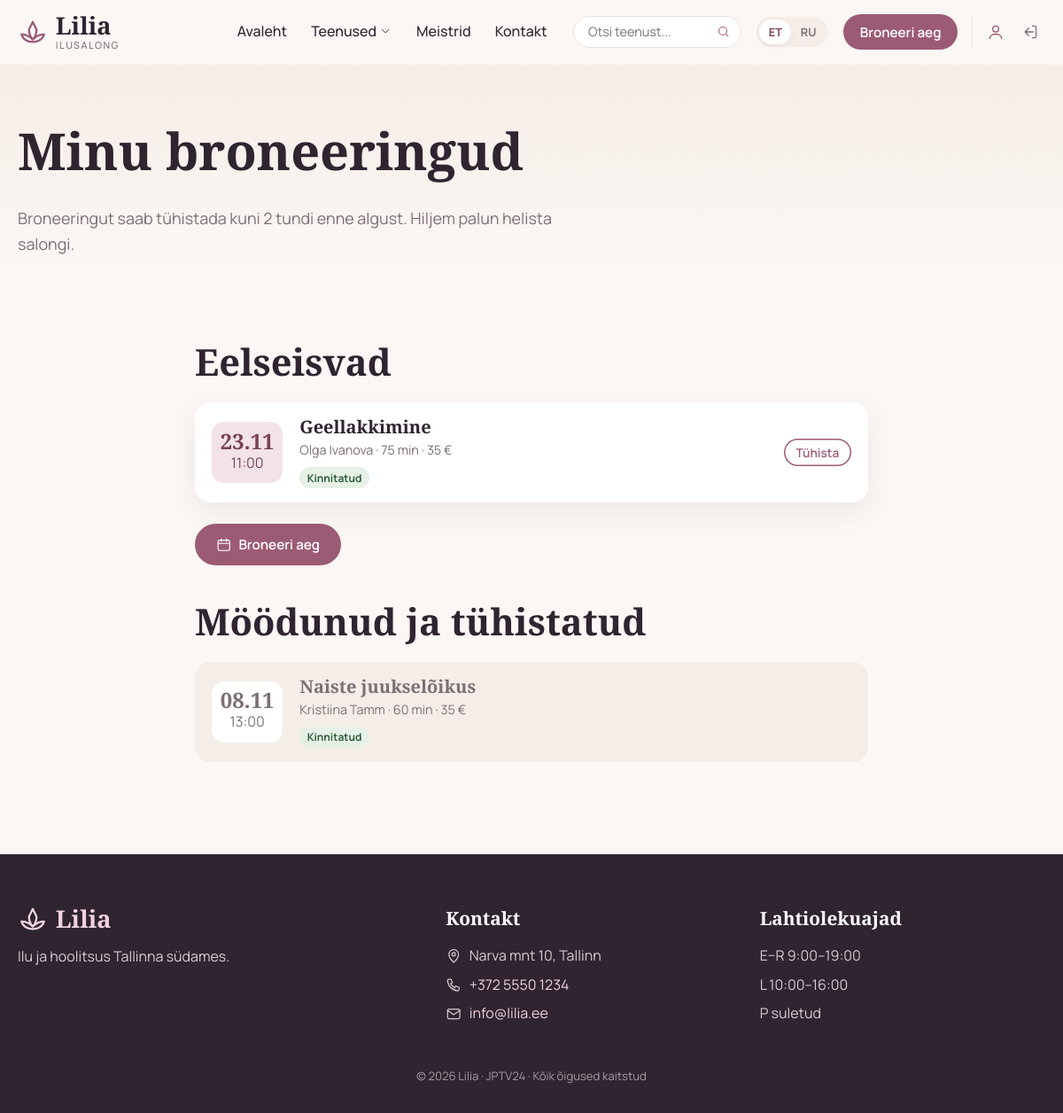
/myBookings (signed in), run on the app's committed database.
### tables this page shows
CREATE TABLE bookings (
    id           INT AUTO_INCREMENT PRIMARY KEY,
    user_id      INT NULL,
    service_id   INT NOT NULL,
    master_id    INT NOT NULL,
    client_name  VARCHAR(100) NOT NULL,
    phone        VARCHAR(30)  NOT NULL,
    email        VARCHAR(150) NULL,
    booking_date DATE NOT NULL,
    booking_time TIME NOT NULL,
    note         VARCHAR(500) NULL,
    status       ENUM('new','confirmed','cancelled') NOT NULL DEFAULT 'new',
    created_at   TIMESTAMP NOT NULL DEFAULT CURRENT_TIMESTAMP,
     
    slot_active  TINYINT AS (IF(status = 'cancelled', NULL, 1)) STORED,
    CONSTRAINT fk_bookings_user FOREIGN KEY (user_id)
        REFERENCES users(id) ON DELETE SET NULL,
    CONSTRAINT fk_bookings_service FOREIGN KEY (service_id)
        REFERENCES services(id) ON DELETE CASCADE,
    CONSTRAINT fk_bookings_master FOREIGN KEY (master_id)
        REFERENCES masters(id) ON DELETE CASCADE,
    UNIQUE KEY uq_master_slot (master_id, booking_date, booking_time, slot_active)
);

CREATE TABLE services (
    id             INT AUTO_INCREMENT PRIMARY KEY,
    category_id    INT NOT NULL,
    title_et       VARCHAR(150) NOT NULL,
    title_ru       VARCHAR(150) NOT NULL,
    description_et TEXT NOT NULL,
    description_ru TEXT NOT NULL,
    price          DECIMAL(6,2) NOT NULL,
    duration_min   INT NOT NULL,
    picture        VARCHAR(255) NULL,
    is_popular     TINYINT(1) NOT NULL DEFAULT 0,
    created_at     TIMESTAMP NOT NULL DEFAULT CURRENT_TIMESTAMP,
    CONSTRAINT fk_services_category FOREIGN KEY (category_id)
        REFERENCES categories(id) ON DELETE RESTRICT
);

CREATE TABLE masters (
    id          INT AUTO_INCREMENT PRIMARY KEY,
    name        VARCHAR(100) NOT NULL,
    category_id INT NOT NULL,
    bio_et      TEXT NOT NULL,
    bio_ru      TEXT NOT NULL,
    experience  INT NOT NULL DEFAULT 1,
    CONSTRAINT fk_masters_category FOREIGN KEY (category_id)
        REFERENCES categories(id) ON DELETE RESTRICT
);

### controller/Controller.php (called while the page is built, shortened)
<?php
class Controller {
    public static function MyBookings() {
        $upcoming = array();
        $past = array();
        foreach (Booking::getUserBookings(Auth::id()) as $b) {
            if (Booking::isUpcoming($b)) {
                array_unshift($upcoming, $b);
            } else {
                $past[] = $b;
            }
        }
        include_once 'view/myBookings.php';
    }
}

### route/routing.php (called while the page is built)
<?php
$host = explode('?', $_SERVER['REQUEST_URI'])[0];
$num  = substr_count($host, '/');
$path = explode('/', $host)[$num];
$isPost = $_SERVER['REQUEST_METHOD'] === 'POST';
if ($path == '' OR $path == 'index' OR $path == 'index.php') {
    $response = Controller::StartSite();
}
elseif ($path == 'services') {
    $response = Controller::AllServices();
}
elseif ($path == 'category' and isset($_GET['id'])) {
    $response = Controller::ServicesByCatID($_GET['id']);
}
elseif ($path == 'service' and isset($_GET['id'])) {
    $response = Controller::ServiceByID($_GET['id']);
}
elseif ($path == 'insertreview' and $isPost) {
    $response = Controller::InsertReview();
}
elseif ($path == 'booking') {
    $response = Controller::BookingForm();
}
elseif ($path == 'bookingSave' and $isPost) {
    $response = Controller::BookingSave();
}
elseif ($path == 'bookingDone') {
    $response = Controller::BookingDone();
}
elseif ($path == 'myBookings') {
    $response = Controller::MyBookings();
}
elseif ($path == 'bookingCancel' and $isPost) {
    $response = Controller::BookingCancel();
}
elseif ($path == 'slots' and isset($_GET['master'], $_GET['date'])) {
    $response = Controller::Slots($_GET['master'], $_GET['date']);
}
elseif ($path == 'masters') {
    $response = Controller::Masters();
}
elseif ($path == 'contact') {
    $response = Controller::Contact();
}
elseif ($path == 'search') {
    $response = Controller::Search(isset($_GET['q']) ? $_GET['q'] : '');
}
elseif ($path == 'login') {
    $response = $isPost ? Controller::loginAction() : Controller::loginForm();
}
elseif ($path == 'logout' and $isPost) {
    $response = Controller::logoutAction();
}
elseif ($path == 'registerForm') {
    $response = Controller::registerForm();
}
elseif ($path == 'registerAnswer' and $isPost) {
    $response = Controller::registerUser();
}
else {
    $response = Controller::error404();
}

### index.php (called while the page is built, shortened)
<?php
include_once 'inc/Database.php';
include_once 'inc/Lang.php';
require 'model/Booking.php';
require 'model/Auth.php';
include_once 'view/Icons.php';
include_once 'view/ViewService.php';
include_once 'controller/Controller.php';
include_once 'route/routing.php';

### inc/Lang.php (called while the page is built, shortened)
<?php
class Lang {
    private static $lang = self::DEFAULT_LANG;
    private static $strings = array();
    public static function init() {
        self::$lang = isset($_SESSION['lang']) ? $_SESSION['lang'] : self::DEFAULT_LANG;
        self::$strings = require __DIR__ . '/../lang/' . self::$lang . '.php';
    }
    public static function t($key) {
        return isset(self::$strings[$key]) ? self::$strings[$key] : $key;
    }
    public static function field($row, $base) {
        $key = $base . '_' . self::$lang;
        if (isset($row[$key]) && $row[$key] !== '') {
            return $row[$key];
        }
        return isset($row[$base . '_' . self::DEFAULT_LANG]) ? $row[$base . '_' . self::DEFAULT_LANG] : '';
    }
}
function t($key) {
    return Lang::t($key);
}
function e($value) {
    return htmlspecialchars((string)$value, ENT_QUOTES, 'UTF-8');
}

### inc/Database.php (called while the page is built, shortened)
<?php
class Database {
    private $conn;
    private $host;
    private $user;
    private $password;
    private $baseName;
    function __construct() {
        $this->host     = getenv('DB_HOST') ?: 'db';
        $this->user     = getenv('DB_USER') ?: 'lilia_app';
        $this->password = getenv('DB_PASSWORD') !== false ? getenv('DB_PASSWORD') : '';
        $this->baseName = getenv('DB_NAME') ?: 'ilusalong';
    }
    function connect() {
        if (!$this->conn) {
            try {
                $this->conn = new PDO(
                    'mysql:host=' . $this->host . ';dbname=' . $this->baseName . ';charset=utf8mb4',
                    $this->user,
                    $this->password,
                    array(PDO::ATTR_ERRMODE => PDO::ERRMODE_EXCEPTION)
                );
            } catch (Exception $e) {
                error_log('DB connection failed: ' . $e->getMessage());
                http_response_code(503);
                die('Andmebaasiga ühendumine ebaõnnestus. Palun proovi hiljem uuesti.');
            }
        }
        return $this->conn;
    }
    function disconnect() {
        $this->conn = null;
    }
    function getAll($query, $params = array()) {
        $stmt = $this->conn->prepare($query);
        $stmt->execute($params);
        return $stmt->fetchAll(PDO::FETCH_ASSOC);
    }
}

### model/Booking.php (called while the page is built, shortened)
<?php
class Booking {
    public static function getUserBookings($userId) {
        $db = new Database();
        return $db->getAll(
            "SELECT b.*, s.title_et, s.title_ru, s.price, s.duration_min, m.name AS master_name
             FROM bookings b
             JOIN services s ON s.id = b.service_id
             JOIN masters m ON m.id = b.master_id
             WHERE b.user_id = ?
             ORDER BY b.booking_date DESC, b.booking_time DESC",
            array((int)$userId)
        );
    }
    public static function isUpcoming($b) {
        return $b['status'] !== 'cancelled' && strtotime($b['booking_date'] . ' ' . $b['booking_time']) > time();
    }
    public static function canCancel($b) {
        return $b['status'] !== 'cancelled'
            && strtotime($b['booking_date'] . ' ' . $b['booking_time']) - time() >= self::CANCEL_HOURS * 3600;
    }
}

### model/Auth.php (called while the page is built, shortened)
<?php
class Auth {
    public static function user() {
        return array(
            'id'     => (int)$_SESSION['userId'],
            'name'   => $_SESSION['name'],
            'email'  => isset($_SESSION['email']) ? $_SESSION['email'] : '',
            'status' => $_SESSION['status'],
        );
    }
    public static function id() {
        $u = self::user();
        return $u ? $u['id'] : 0;
    }
}

### view/ViewService.php (called while the page is built, shortened)
<?php
class ViewService {
    public static function Price($price) {
        $p = (float)$price;
        return (floor($p) == $p ? number_format($p, 0) : number_format($p, 2, ',', '')) . ' €';
    }
}

### view/myBookings.php (the view, shortened to what this page needs)
<?php
$card = function ($b) {
    $start = $b['booking_date'] . ' ' . substr($b['booking_time'], 0, 5);
    ob_start(); ?>
    <article class="my-booking status-<?php echo e($b['status']); ?>">
        <div class="my-booking-date">
            <strong><?php echo e(date('d.m', strtotime($b['booking_date']))); ?></strong>
            <span><?php echo e(substr($b['booking_time'], 0, 5)); ?></span>
        </div>
        <div class="my-booking-info">
            <h3><a href="service?id=<?php echo (int)$b['service_id']; ?>"><?php echo e(Lang::field($b, 'title')); ?></a></h3>
            <p class="muted"><?php echo e($b['master_name']); ?> · <?php echo (int)$b['duration_min']; ?> <?php echo e(t('min')); ?> · <?php echo ViewService::Price($b['price']); ?></p>
            <span class="status-pill"><?php echo e(t('status_' . $b['status'])); ?></span>
        </div>
        <div class="my-booking-action">
            <?php if (Booking::canCancel($b)): ?>
                <form method="POST" action="bookingCancel" onsubmit="return confirm('<?php echo e(t('cancel_confirm')); ?>');">
                    <?php echo Auth::csrfField(); ?>
                    <input type="hidden" name="id" value="<?php echo (int)$b['id']; ?>">
                    <button type="submit" class="btn btn-ghost btn-sm"><?php echo e(t('cancel_btn')); ?></button>
                </form>
            <?php elseif (Booking::isUpcoming($b)): ?>
                <small class="muted"><?php echo e(t('cancel_too_late')); ?><br><a href="tel:+37255501234">+372 5550 1234</a></small>
            <?php endif; ?>
        </div>
    </article>
    <?php return ob_get_clean();
};
?>
<section class="page-head">
    <div class="container">
        <h1><?php echo e(t('my_bookings')); ?></h1>
        <p class="lead"><?php echo e(sprintf(t('cancel_rule'), Booking::CANCEL_HOURS)); ?></p>
    </div>
</section>
<section class="section">
    <div class="container narrow">
        <?php if (!$upcoming && !$past): ?>
            <p class="muted"><?php echo e(t('my_none')); ?></p>
            <a class="btn" href="booking"><?php echo Icon::svg('calendar'); ?> <?php echo e(t('my_book_first')); ?></a>
        <?php else: ?>
            <h2><?php echo e(t('my_upcoming')); ?></h2>
            <?php if ($upcoming): ?>
                <div class="my-bookings"><?php foreach ($upcoming as $b) echo $card($b); ?></div>
            <?php else: ?>
                <p class="muted"><?php echo e(t('my_none')); ?></p>
            <?php endif; ?>
            <a class="btn" href="booking"><?php echo Icon::svg('calendar'); ?> <?php echo e(t('nav_book')); ?></a>
            <?php if ($past): ?>
                <h2 class="my-past-title"><?php echo e(t('my_past')); ?></h2>
                <div class="my-bookings my-bookings-past"><?php foreach ($past as $b) echo $card($b); ?></div>
            <?php endif; ?>
        <?php endif; ?>
    </div>
</section>
<?php
include_once 'view/layout.php';

### data on the page
bookings: booking_date "23.11", booking_time "11:00", service.title_et "Geellakkimine", master.name "Olga Ivanova", service.duration_min "75", service.price "35 €", status "Kinnitatud"
bookings: booking_date "08.11", booking_time "13:00", service.title_et "Naiste juukselõikus", master.name "Kristiina Tamm", service.duration_min "60", service.price "35 €", status "Kinnitatud"

### other printed values
t('nav_home') "Avaleht"
t('nav_services') "Teenused"
t('nav_masters') "Meistrid"
t('nav_contact') "Kontakt"
$l "ET"
$l "RU"
t('nav_book') "Broneeri aeg"
t('my_bookings') "Minu broneeringud"
sprintf(t('cancel_rule'), Booking::CANCEL_HOURS) "Broneeringut saab tühistada kuni 2 tundi enne algust. Hiljem palun helista salongi."
t('my_upcoming') "Eelseisvad"
t('my_past') "Möödunud ja tühistatud"
t('footer_text') "Ilu ja hoolitsus Tallinna südames."
t('address_value') "Narva mnt 10, Tallinn"
t('hours') "Lahtiolekuajad"
t('hours_weekdays') "E–R 9:00–19:00"
